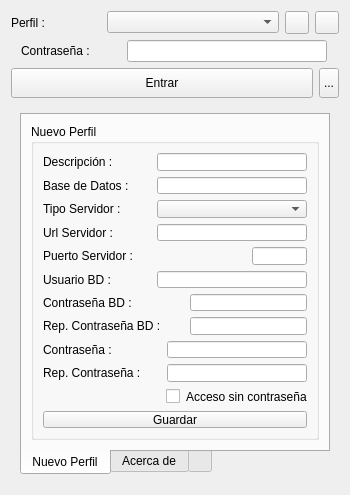
<?xml version="1.0" encoding="UTF-8"?>
<ui version="4.0">
 <class>DlgConnect</class>
 <widget class="QWidget" name="frmLogin">
  <property name="geometry">
   <rect>
    <x>0</x>
    <y>0</y>
    <width>350</width>
    <height>495</height>
   </rect>
  </property>
  <property name="sizePolicy">
   <sizepolicy hsizetype="Minimum" vsizetype="Minimum">
    <horstretch>0</horstretch>
    <verstretch>0</verstretch>
   </sizepolicy>
  </property>
  <property name="minimumSize">
   <size>
    <width>350</width>
    <height>495</height>
   </size>
  </property>
  <property name="maximumSize">
   <size>
    <width>350</width>
    <height>495</height>
   </size>
  </property>
  <property name="windowTitle">
   <string>Acceso</string>
  </property>
  <property name="windowIcon">
   <iconset>
    <normaloff>../../share/icons/pineboo-logo-256.png</normaloff>../../share/icons/pineboo-logo-256.png</iconset>
  </property>
  <layout class="QVBoxLayout" name="verticalLayout">
   <item>
    <layout class="QHBoxLayout" name="horizontalLayout_2">
     <item>
      <widget class="QLabel" name="label">
       <property name="maximumSize">
        <size>
         <width>90</width>
         <height>16777215</height>
        </size>
       </property>
       <property name="text">
        <string>Perfil :</string>
       </property>
      </widget>
     </item>
     <item>
      <widget class="QComboBox" name="cbProfiles">
       <property name="maximumSize">
        <size>
         <width>200</width>
         <height>16777215</height>
        </size>
       </property>
      </widget>
     </item>
     <item>
      <widget class="QToolButton" name="tbDeleteProfile">
       <property name="toolTip">
        <string>Borra el perfil seleccionado</string>
       </property>
       <property name="statusTip">
        <string/>
       </property>
       <property name="text">
        <string/>
       </property>
       <property name="icon">
        <iconset>
         <normaloff>../../core/images/icons/gtk-cancel.png</normaloff>../../core/images/icons/gtk-cancel.png</iconset>
       </property>
      </widget>
     </item>
     <item>
      <widget class="QToolButton" name="tbEditProfile">
       <property name="toolTip">
        <string>Edita el perfil seleccionado</string>
       </property>
       <property name="statusTip">
        <string/>
       </property>
       <property name="text">
        <string/>
       </property>
       <property name="icon">
        <iconset>
         <normaloff>../../core/images/icons/gtk-properties.png</normaloff>../../core/images/icons/gtk-properties.png</iconset>
       </property>
      </widget>
     </item>
    </layout>
   </item>
   <item>
    <layout class="QHBoxLayout" name="horizontalLayout">
     <item>
      <widget class="QLabel" name="label_2">
       <property name="maximumSize">
        <size>
         <width>90</width>
         <height>16777215</height>
        </size>
       </property>
       <property name="text">
        <string>Contraseña :</string>
       </property>
      </widget>
     </item>
     <item>
      <widget class="QLineEdit" name="lePassword">
       <property name="sizePolicy">
        <sizepolicy hsizetype="Preferred" vsizetype="Fixed">
         <horstretch>0</horstretch>
         <verstretch>0</verstretch>
        </sizepolicy>
       </property>
       <property name="maximumSize">
        <size>
         <width>200</width>
         <height>16777215</height>
        </size>
       </property>
       <property name="echoMode">
        <enum>QLineEdit::Password</enum>
       </property>
      </widget>
     </item>
    </layout>
   </item>
   <item>
    <layout class="QHBoxLayout" name="horizontalLayout_3">
     <item>
      <widget class="QPushButton" name="pbLogin">
       <property name="minimumSize">
        <size>
         <width>120</width>
         <height>30</height>
        </size>
       </property>
       <property name="text">
        <string>Entrar</string>
       </property>
      </widget>
     </item>
     <item>
      <widget class="QToolButton" name="tbOptions">
       <property name="maximumSize">
        <size>
         <width>20</width>
         <height>30</height>
        </size>
       </property>
       <property name="text">
        <string>...</string>
       </property>
      </widget>
     </item>
    </layout>
   </item>
   <item>
    <spacer name="verticalSpacer_2">
     <property name="orientation">
      <enum>Qt::Vertical</enum>
     </property>
     <property name="sizeHint" stdset="0">
      <size>
       <width>20</width>
       <height>3</height>
      </size>
     </property>
    </spacer>
   </item>
   <item>
    <widget class="QFrame" name="frmOptions">
     <property name="minimumSize">
      <size>
       <width>0</width>
       <height>350</height>
      </size>
     </property>
     <property name="frameShape">
      <enum>QFrame::NoFrame</enum>
     </property>
     <property name="frameShadow">
      <enum>QFrame::Plain</enum>
     </property>
     <property name="lineWidth">
      <number>0</number>
     </property>
     <layout class="QVBoxLayout" name="verticalLayout_4">
      <item>
       <widget class="QTabWidget" name="tabWidget">
        <property name="sizePolicy">
         <sizepolicy hsizetype="Preferred" vsizetype="Preferred">
          <horstretch>0</horstretch>
          <verstretch>0</verstretch>
         </sizepolicy>
        </property>
        <property name="tabPosition">
         <enum>QTabWidget::South</enum>
        </property>
        <property name="currentIndex">
         <number>0</number>
        </property>
        <property name="iconSize">
         <size>
          <width>16</width>
          <height>16</height>
         </size>
        </property>
        <widget class="QWidget" name="NewProfileTab">
         <attribute name="title">
          <string>Nuevo Perfil</string>
         </attribute>
         <layout class="QVBoxLayout" name="verticalLayout_5">
          <item>
           <widget class="QGroupBox" name="groupBox">
            <property name="sizePolicy">
             <sizepolicy hsizetype="Expanding" vsizetype="Expanding">
              <horstretch>0</horstretch>
              <verstretch>0</verstretch>
             </sizepolicy>
            </property>
            <property name="title">
             <string>Nuevo Perfil</string>
            </property>
            <layout class="QVBoxLayout" name="verticalLayout_3">
             <item>
              <layout class="QHBoxLayout" name="horizontalLayout_4">
               <item>
                <widget class="QLabel" name="label_4">
                 <property name="text">
                  <string>Descripción :</string>
                 </property>
                </widget>
               </item>
               <item>
                <widget class="QLineEdit" name="leDescription">
                 <property name="minimumSize">
                  <size>
                   <width>130</width>
                   <height>0</height>
                  </size>
                 </property>
                 <property name="maximumSize">
                  <size>
                   <width>150</width>
                   <height>16777215</height>
                  </size>
                 </property>
                </widget>
               </item>
              </layout>
             </item>
             <item>
              <layout class="QHBoxLayout" name="horizontalLayout_12">
               <item>
                <widget class="QLabel" name="label_14">
                 <property name="text">
                  <string>Base de Datos :</string>
                 </property>
                </widget>
               </item>
               <item>
                <widget class="QLineEdit" name="leDBName">
                 <property name="minimumSize">
                  <size>
                   <width>130</width>
                   <height>0</height>
                  </size>
                 </property>
                 <property name="maximumSize">
                  <size>
                   <width>150</width>
                   <height>16777215</height>
                  </size>
                 </property>
                </widget>
               </item>
              </layout>
             </item>
             <item>
              <layout class="QHBoxLayout" name="horizontalLayout_5">
               <item>
                <widget class="QLabel" name="label_5">
                 <property name="text">
                  <string>Tipo Servidor :</string>
                 </property>
                </widget>
               </item>
               <item>
                <widget class="QComboBox" name="cbDBType">
                 <property name="minimumSize">
                  <size>
                   <width>150</width>
                   <height>0</height>
                  </size>
                 </property>
                 <property name="maximumSize">
                  <size>
                   <width>150</width>
                   <height>16777215</height>
                  </size>
                 </property>
                </widget>
               </item>
              </layout>
             </item>
             <item>
              <layout class="QHBoxLayout" name="horizontalLayout_6">
               <item>
                <widget class="QLabel" name="label_6">
                 <property name="text">
                  <string>Url Servidor :</string>
                 </property>
                </widget>
               </item>
               <item>
                <widget class="QLineEdit" name="leURL">
                 <property name="minimumSize">
                  <size>
                   <width>150</width>
                   <height>0</height>
                  </size>
                 </property>
                 <property name="maximumSize">
                  <size>
                   <width>150</width>
                   <height>16777215</height>
                  </size>
                 </property>
                </widget>
               </item>
              </layout>
             </item>
             <item>
              <layout class="QHBoxLayout" name="horizontalLayout_7">
               <item>
                <widget class="QLabel" name="label_7">
                 <property name="text">
                  <string>Puerto Servidor :</string>
                 </property>
                </widget>
               </item>
               <item>
                <spacer name="horizontalSpacer">
                 <property name="orientation">
                  <enum>Qt::Horizontal</enum>
                 </property>
                 <property name="sizeType">
                  <enum>QSizePolicy::Preferred</enum>
                 </property>
                 <property name="sizeHint" stdset="0">
                  <size>
                   <width>128</width>
                   <height>20</height>
                  </size>
                 </property>
                </spacer>
               </item>
               <item>
                <widget class="QLineEdit" name="lePort">
                 <property name="maximumSize">
                  <size>
                   <width>70</width>
                   <height>16777215</height>
                  </size>
                 </property>
                 <property name="alignment">
                  <set>Qt::AlignRight|Qt::AlignTrailing|Qt::AlignVCenter</set>
                 </property>
                </widget>
               </item>
              </layout>
             </item>
             <item>
              <layout class="QHBoxLayout" name="horizontalLayout_8">
               <item>
                <widget class="QLabel" name="label_8">
                 <property name="text">
                  <string>Usuario BD :</string>
                 </property>
                </widget>
               </item>
               <item>
                <widget class="QLineEdit" name="leDBUser">
                 <property name="minimumSize">
                  <size>
                   <width>150</width>
                   <height>0</height>
                  </size>
                 </property>
                 <property name="maximumSize">
                  <size>
                   <width>150</width>
                   <height>16777215</height>
                  </size>
                 </property>
                </widget>
               </item>
              </layout>
             </item>
             <item>
              <layout class="QHBoxLayout" name="horizontalLayout_9">
               <item>
                <widget class="QLabel" name="label_9">
                 <property name="text">
                  <string>Contraseña BD :</string>
                 </property>
                </widget>
               </item>
               <item>
                <spacer name="horizontalSpacer_3">
                 <property name="orientation">
                  <enum>Qt::Horizontal</enum>
                 </property>
                 <property name="sizeHint" stdset="0">
                  <size>
                   <width>28</width>
                   <height>13</height>
                  </size>
                 </property>
                </spacer>
               </item>
               <item>
                <widget class="QLineEdit" name="leDBPassword">
                 <property name="minimumSize">
                  <size>
                   <width>117</width>
                   <height>0</height>
                  </size>
                 </property>
                 <property name="maximumSize">
                  <size>
                   <width>117</width>
                   <height>16777215</height>
                  </size>
                 </property>
                 <property name="echoMode">
                  <enum>QLineEdit::Password</enum>
                 </property>
                </widget>
               </item>
              </layout>
             </item>
             <item>
              <layout class="QHBoxLayout" name="horizontalLayout_13">
               <item>
                <widget class="QLabel" name="label_16">
                 <property name="text">
                  <string>Rep. Contraseña BD :</string>
                 </property>
                </widget>
               </item>
               <item>
                <widget class="QLineEdit" name="leDBPassword2">
                 <property name="minimumSize">
                  <size>
                   <width>117</width>
                   <height>0</height>
                  </size>
                 </property>
                 <property name="maximumSize">
                  <size>
                   <width>117</width>
                   <height>16777215</height>
                  </size>
                 </property>
                 <property name="echoMode">
                  <enum>QLineEdit::Password</enum>
                 </property>
                 <property name="clearButtonEnabled">
                  <bool>false</bool>
                 </property>
                </widget>
               </item>
              </layout>
             </item>
             <item>
              <layout class="QHBoxLayout" name="horizontalLayout_10">
               <item>
                <widget class="QLabel" name="label_10">
                 <property name="text">
                  <string>Contraseña :</string>
                 </property>
                </widget>
               </item>
               <item>
                <widget class="QLineEdit" name="leProfilePassword">
                 <property name="minimumSize">
                  <size>
                   <width>140</width>
                   <height>0</height>
                  </size>
                 </property>
                 <property name="maximumSize">
                  <size>
                   <width>140</width>
                   <height>16777215</height>
                  </size>
                 </property>
                 <property name="echoMode">
                  <enum>QLineEdit::Password</enum>
                 </property>
                </widget>
               </item>
              </layout>
             </item>
             <item>
              <layout class="QHBoxLayout" name="horizontalLayout_16">
               <item>
                <widget class="QLabel" name="label_19">
                 <property name="text">
                  <string>Rep. Contraseña :</string>
                 </property>
                </widget>
               </item>
               <item>
                <widget class="QLineEdit" name="leProfilePassword2">
                 <property name="minimumSize">
                  <size>
                   <width>140</width>
                   <height>0</height>
                  </size>
                 </property>
                 <property name="maximumSize">
                  <size>
                   <width>140</width>
                   <height>16777215</height>
                  </size>
                 </property>
                 <property name="echoMode">
                  <enum>QLineEdit::Password</enum>
                 </property>
                </widget>
               </item>
              </layout>
             </item>
             <item>
              <layout class="QHBoxLayout" name="horizontalLayout_11">
               <item>
                <spacer name="horizontalSpacer_2">
                 <property name="orientation">
                  <enum>Qt::Horizontal</enum>
                 </property>
                 <property name="sizeHint" stdset="0">
                  <size>
                   <width>40</width>
                   <height>20</height>
                  </size>
                 </property>
                </spacer>
               </item>
               <item>
                <widget class="QCheckBox" name="cbAutoLogin">
                 <property name="maximumSize">
                  <size>
                   <width>15</width>
                   <height>16777215</height>
                  </size>
                 </property>
                 <property name="text">
                  <string/>
                 </property>
                </widget>
               </item>
               <item>
                <widget class="QLabel" name="label_13">
                 <property name="text">
                  <string>Acceso sin contraseña</string>
                 </property>
                </widget>
               </item>
              </layout>
             </item>
             <item>
              <widget class="QPushButton" name="pbSaveConnection">
               <property name="sizePolicy">
                <sizepolicy hsizetype="Preferred" vsizetype="Minimum">
                 <horstretch>0</horstretch>
                 <verstretch>0</verstretch>
                </sizepolicy>
               </property>
               <property name="text">
                <string>Guardar</string>
               </property>
              </widget>
             </item>
            </layout>
           </widget>
          </item>
         </layout>
        </widget>
        <widget class="QWidget" name="AboutTab">
         <attribute name="title">
          <string>Acerca de</string>
         </attribute>
         <layout class="QVBoxLayout" name="verticalLayout_2">
          <item>
           <widget class="QLabel" name="label_11">
            <property name="text">
             <string>Pico Eneboo Core. 2018</string>
            </property>
           </widget>
          </item>
          <item>
           <widget class="QLabel" name="label_12">
            <property name="text">
             <string>Desarrollado por la comunidad Eneboo
 basandose en el proyecto pineboo de:
 David Martínez Martí</string>
            </property>
           </widget>
          </item>
          <item>
           <widget class="QLabel" name="label_3">
            <property name="text">
             <string>https://github.com/deavid/pineboo</string>
            </property>
            <property name="openExternalLinks">
             <bool>false</bool>
            </property>
            <property name="textInteractionFlags">
             <set>Qt::NoTextInteraction</set>
            </property>
           </widget>
          </item>
          <item>
           <widget class="QLabel" name="label_15">
            <property name="text">
             <string>Licencia</string>
            </property>
           </widget>
          </item>
          <item>
           <widget class="QPlainTextEdit" name="plainTextEdit">
            <property name="plainText">
             <string>Copyright © 2012-2019 David Martínez Martí

Permission is hereby granted, free of charge, to any person obtaining a copy of
this software and associated documentation files (the “Software”), to deal in
the Software without restriction, including without limitation the rights to
use, copy, modify, merge, publish, distribute, sublicense, and/or sell copies
of the Software, and to permit persons to whom the Software is furnished to do
so, subject to the following conditions:

The above copyright notice and this permission notice shall be included in all
copies or substantial portions of the Software.

THE SOFTWARE IS PROVIDED “AS IS”, WITHOUT WARRANTY OF ANY KIND, EXPRESS OR
IMPLIED, INCLUDING BUT NOT LIMITED TO THE WARRANTIES OF MERCHANTABILITY, FITNESS
FOR A PARTICULAR PURPOSE AND NONINFRINGEMENT. IN NO EVENT SHALL THE AUTHORS OR
COPYRIGHT HOLDERS BE LIABLE FOR ANY CLAIM, DAMAGES OR OTHER LIABILITY, WHETHER
IN AN ACTION OF CONTRACT, TORT OR OTHERWISE, ARISING FROM, OUT OF OR IN
CONNECTION WITH THE SOFTWARE OR THE USE OR OTHER DEALINGS IN THE SOFTWARE.</string>
            </property>
           </widget>
          </item>
          <item>
           <spacer name="verticalSpacer_4">
            <property name="orientation">
             <enum>Qt::Vertical</enum>
            </property>
            <property name="sizeType">
             <enum>QSizePolicy::Fixed</enum>
            </property>
            <property name="sizeHint" stdset="0">
             <size>
              <width>20</width>
              <height>10</height>
             </size>
            </property>
           </spacer>
          </item>
         </layout>
        </widget>
        <widget class="QWidget" name="tab">
         <attribute name="icon">
          <iconset>
           <normaloff>../../core/images/icons/folder.png</normaloff>../../core/images/icons/folder.png</iconset>
         </attribute>
         <attribute name="title">
          <string/>
         </attribute>
         <layout class="QVBoxLayout" name="verticalLayout_6">
          <item>
           <widget class="QLabel" name="label_17">
            <property name="text">
             <string>Ruta profiles :</string>
            </property>
           </widget>
          </item>
          <item>
           <layout class="QHBoxLayout" name="horizontalLayout_14">
            <item>
             <widget class="QLineEdit" name="le_profiles">
              <property name="enabled">
               <bool>false</bool>
              </property>
             </widget>
            </item>
            <item>
             <widget class="QToolButton" name="tb_profiles">
              <property name="maximumSize">
               <size>
                <width>20</width>
                <height>30</height>
               </size>
              </property>
              <property name="text">
               <string>...</string>
              </property>
             </widget>
            </item>
           </layout>
          </item>
          <item>
           <spacer name="verticalSpacer">
            <property name="orientation">
             <enum>Qt::Vertical</enum>
            </property>
            <property name="sizeHint" stdset="0">
             <size>
              <width>20</width>
              <height>241</height>
             </size>
            </property>
           </spacer>
          </item>
         </layout>
        </widget>
       </widget>
      </item>
     </layout>
    </widget>
   </item>
  </layout>
 </widget>
 <resources/>
 <connections/>
</ui>
